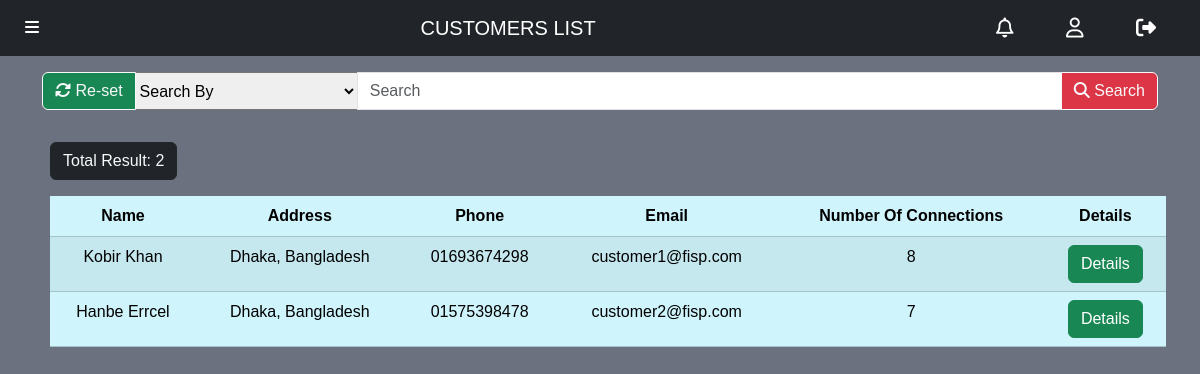
Page /customer_list.php (signed in) on the earlier database version.
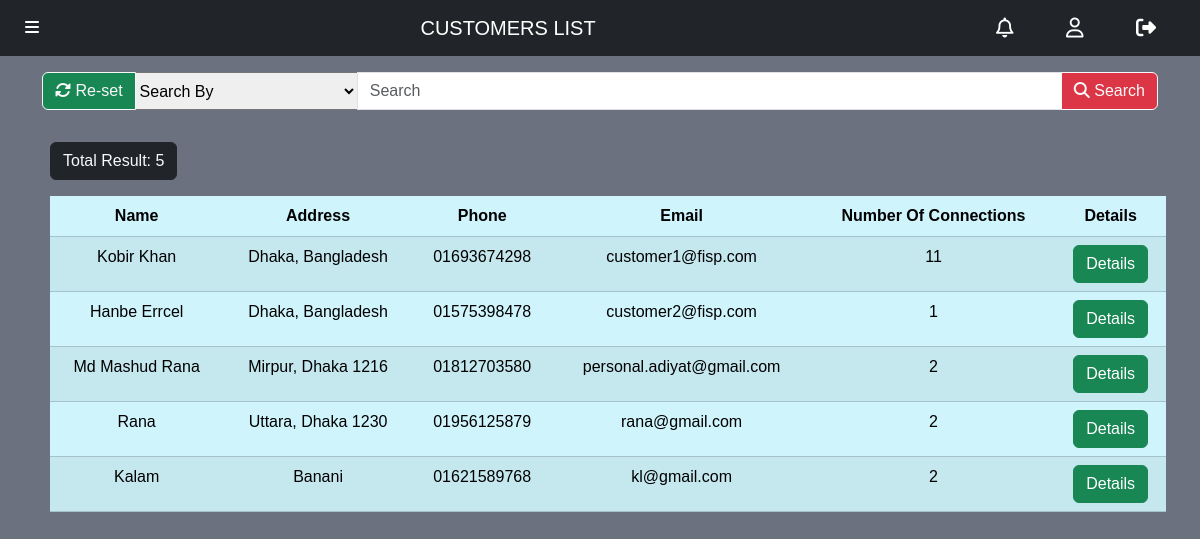
Same page on the later database version.
### tables this page shows
CREATE TABLE `customer` (
  `id` varchar(50) NOT NULL,
  `name` varchar(100) DEFAULT NULL,
  `email` varchar(100) DEFAULT NULL,
  `phone` varchar(20) DEFAULT NULL,
  `address` varchar(100) DEFAULT NULL,
  `password` varchar(100) DEFAULT NULL,
  `nid` varchar(15) DEFAULT NULL,
  `gender` text NOT NULL,
  `photo` varchar(100) DEFAULT NULL
);

### customer_list.php (the view, shortened to what this page needs)
<!DOCTYPE html>
<html lang="en">
<head>
    <?php include '_link_common.php'; ?>
</head>
<body>
<?php
    require '_nav_admin.php';
    require '_database_connect.php';
    if(isset($key) && isset($word)){
        if($key=="all" && $word==""){
            $find_customer_sql = "SELECT * FROM `customer`";
        } else if($key=="all" && $word!=""){
            $find_customer_sql = "SELECT * FROM `customer` WHERE CONCAT(name, address, phone, email) LIKE '%$word%'";
        } else if($key=="name" && $word!=""){
            $find_customer_sql = "SELECT * FROM `customer` WHERE `name` LIKE '%$word%'";
        } else if($key=="address" && $word!=""){
            $find_customer_sql = "SELECT * FROM `customer` WHERE `address` LIKE '%$word%'";
        } else if($key=="phone" && $word!=""){
            $find_customer_sql = "SELECT * FROM `customer` WHERE `phone` LIKE '%$word%'";
        } else if($key=="email" && $word!=""){
            $find_customer_sql = "SELECT * FROM `customer` WHERE `email` LIKE '%$word%'";
        }
    } else {$find_customer_sql = "SELECT * FROM `customer`";}
    $find_customer = mysqli_query($connect, $find_customer_sql);
    $total_customer = mysqli_num_rows($find_customer);
?>
<div class="container my-3">
    <form method="get">
        <div class="input-group">
            <button class="btn btn-success btn-outline-light" name="reset" type="submit"><i class="fa-solid fa-rotate"></i></i> Re-set</button>
            <select class="search-select" name="key" style="width: 20%;">
                <option value="all" selected>Search By</option>
            </select>
            <input type="text" class="form-control" name="word" placeholder="Search">
            <button class="btn btn-danger btn-outline-light" name="search" type="submit"><i class="fa-solid fa-magnifying-glass"></i></i> Search</button>
        </div>
    </form>
</div>
<?php if($total_customer>0): ?>
    <div class='container overflow-x-scroll mt-4'>
        <div class='num_of_res text-light btn btn-dark m-2'>
            <h7 class='pt-2'>Total Result: <?php echo $total_customer; ?></h7>
        </div>
        <table class='table table-info table-striped table-hover m-2 p-2 text-center'>
            <thead>
                <tr>
                    <th>Name</th>
                    <th>Address</th>
                    <th>Phone</th>
                    <th>Email</th>
                    <th>Number Of Connections</th>
                    <th>Details</th>
                </tr>
            </thead>
            <tbody>
                <?php for($i=0; $i<$total_customer; $i++):
                    $customer = mysqli_fetch_assoc($find_customer);
                    $find_customer_connection_sql = "SELECT * FROM `connections` where `customer_id` = '{$customer['id']}' AND `state` != 'Connection Pending'";
                    $find_connection = mysqli_query($connect, $find_customer_connection_sql);
                    $total_connections = mysqli_num_rows($find_connection); ?>
                    <tr>
                        <td><?php echo $customer['name']; ?></td>
                        <td><?php echo $customer['address']; ?></td>
                        <td><?php echo $customer['phone']; ?></td>
                        <td><?php echo $customer['email']; ?></td>
                        <td><?php echo $total_connections; ?></td>
                        <td>
                            <a class='btn btn-success' href='customer_details.php?c_id=<?php echo $customer['id']; ?>'>Details</a>
                        </td>
                    </tr>
                <?php endfor; ?>
            </tbody>
        </table>
    </div>
<?php
endif;
?>
</body>
</html>

Differences in the rows shown:
computed for customer "Kobir Khan": total_connections "8" → "11"
computed for customer "Hanbe Errcel": total_connections "7" → "1"
added customer: name "Md Mashud Rana", address "Mirpur, Dhaka 1216", phone "01812703580", email "personal.adiyat@gmail.com", total_connections "2"
added customer: name "Rana", address "Uttara, Dhaka 1230", phone "01956125879", email "rana@gmail.com", total_connections "2"
added customer: name "Kalam", address "Banani", phone "01621589768", email "kl@gmail.com", total_connections "2"
Other differences:
$total_customer: "2" → "5"
